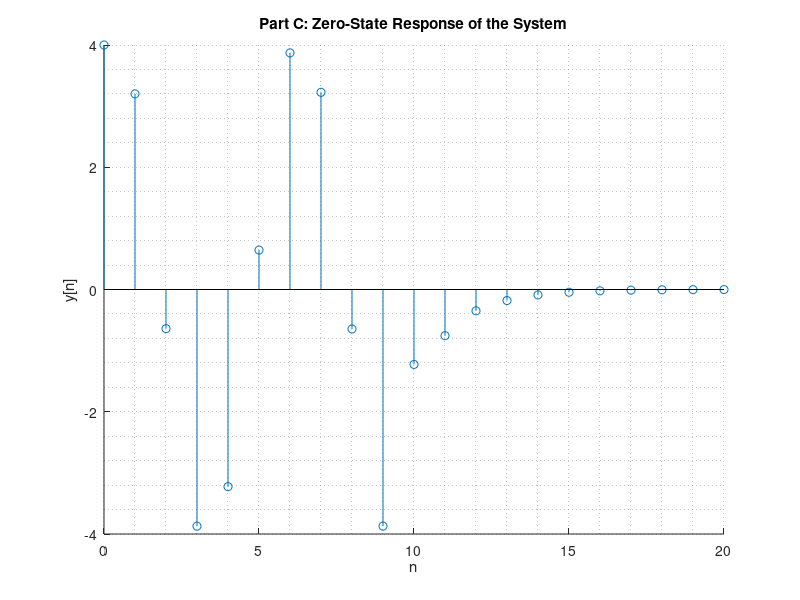

The MATLAB source for this figure:
%C

a = [1 -3/10 -1/10]; % Denominator
b = [2 0 0]; % Numerator

n = 0:20;
u =@(n) 1.0.*(n>=0);
x = @(n) 2.*cos((2*pi.*n)/6).*(u(n)-u(n-10));

y = filter(b, a, x(n));

figure; grid minor; hold on;
stem(n,y);
title("Part C: Zero-State Response of the System");
xlabel("n");
ylabel("y[n]");
